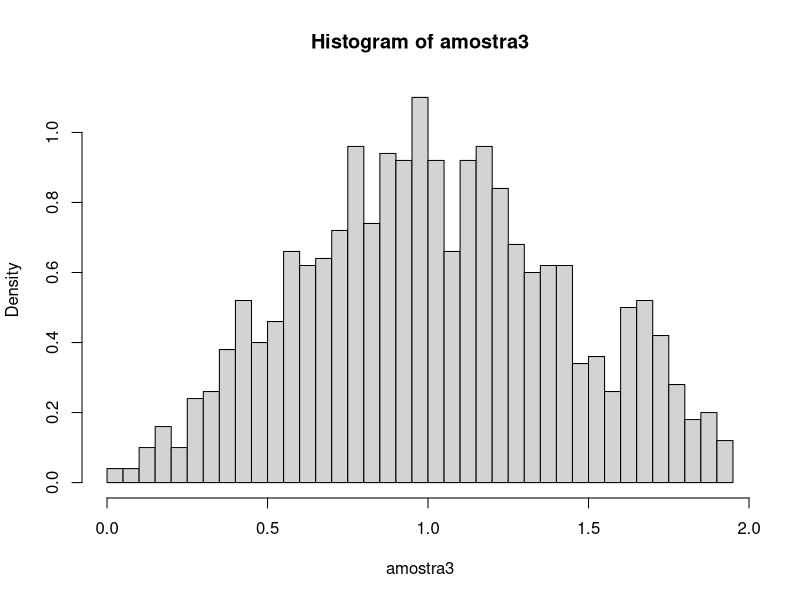

This figure's R source:
# EST066
# 21/03/23
# Aplicando a funcao triangular vista em aula.

p_tri <- function(x){
  
  if (x<=0)
    return(0)
  
  if (x>0 && x<=1)
    return (x)
  
  if (x>1 && x<=2)
    
    if (x>2)
      return (0)
  
}

d_tri <- function(x){
  
  if (x<=0)
    return(0)
  
  if (x>0 && x<=1)
    return(power(x,2)/2)
  
  if (x>1 && x<2)
    return(power(x,2)/2 + 2*x -1)
  
  if (x>=2)
    return(1)
  
  
  
}

q_tri<- function(x){
  
  if (x<=0)
    return(0)
  
  if (x>0 && x<=1/2)
    return (power(2*x,1/2))
  
  if (x>1/2 && x<1)
    return(2-(power(2*(1-x),1/2)))
  
  else
    print("entrada invalida em q_tri")
  
}

# abaixo: funcao criada pelo professor pprofessorara gerar amostras aleatorias da funcao 
# triangular (equivalente a funcao rtri do pacote {EnvStats})

rtri.pri<-function(){ 
  
  U<-runif(1)
  y<-qtri(u)
  
  return(y)
  
  
}


# gerar 1000 numeros aleatorios da funcao triangular

# fazer o histograma (densidade) dos 1000 numeros aleatorios.

# plotar a densidade da triangular no histograma (use 'curve')

# calcular: media dos 1000 numeros aleatorios proporcao < 0.5

# ptri.vec <- vectorize(ptri)

# ptri.vec(c(0,0.5,1,1.5,2))
# gerados<-replicate(1000,rtri.pri())
# -----------------------------------------------------------

# 23/03/23

amostra1 <-runif(1000,0,1)
amostra2 <- runif(1000,0,1)

amostra3<-amostra1+amostra2

hist(amostra3, freq = F, breaks = 50)

p_tri(1.01) - p_tri(0.99)

# dados entre 0.99 e 1.01

mean(amostra3<=1.01 & amostra3>=0.99)